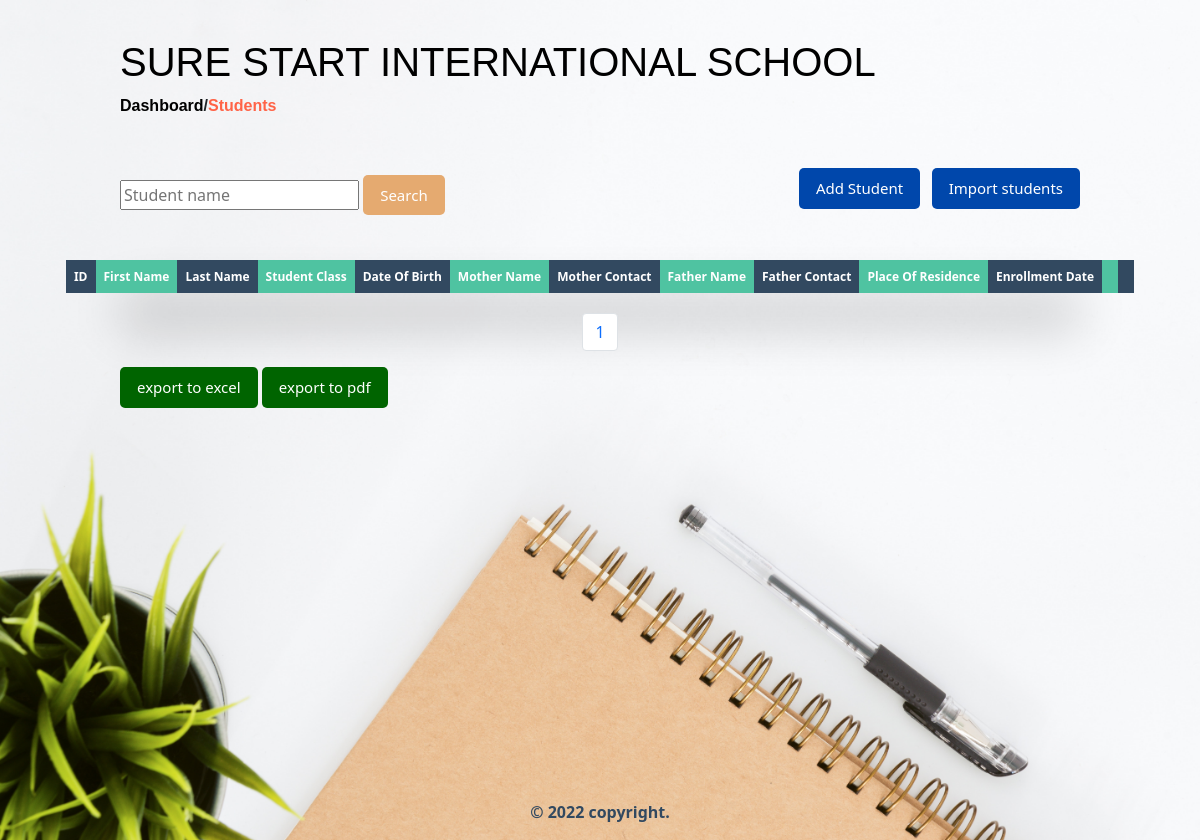
The app's page /dashboard/students, older data.
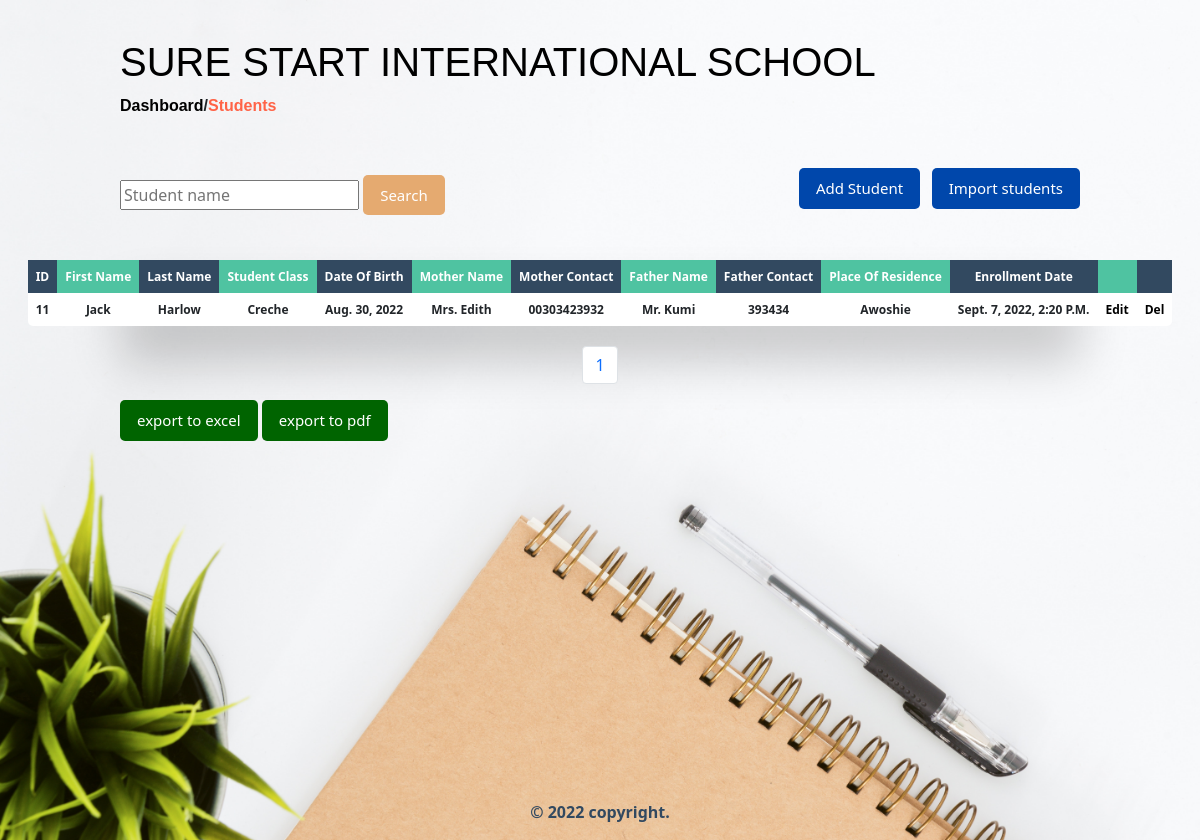
The same page, newer data.
### students/models.py (models this page shows, shortened)
class Student(models.Model):
    student_id = models.AutoField(primary_key=True)
    first_name = models.CharField(max_length=255, blank=True)
    last_name = models.CharField(max_length=255, blank=True)
    student_class = models.CharField(max_length=50, blank=True)
    date_of_birth = models.DateField()
    mother_name = models.CharField(max_length=255, blank=True)
    mother_contact = models.CharField(max_length=255, blank=True)
    father_name = models.CharField(max_length=255, blank=True)
    father_contact = models.CharField(max_length=255, blank=True)
    place_of_residence = models.CharField(max_length=255, blank=True)
    date_enrolled = models.DateTimeField(auto_now_add=True, blank=True, null=True)
    class Meta:
        ordering = ['-date_enrolled']

### students/views.py (the view)
# urls.py: path('dashboard/students',list_and_create,name='students'),
def list_and_create(request):
    form = StudentCreationForm(request.POST or None)
    if request.method == 'POST' and form.is_valid():
        form.save()
    search_form = SearchForm(request.POST or None)
    if request.method == 'POST' and search_form.is_valid():
        instance = search_form.save(commit=False)
        searched_students = Student.objects.filter(first_name__contains=instance.first_name)
        instance.save()
        return render(request, 'student_list_search.html', {'searched_students': searched_students})
    objects = Student.objects.all()
    p = Paginator(Student.objects.all(),10)
    page = request.GET.get('page')
    student_list = p.get_page(page)
    nums = "a" * student_list.paginator.num_pages
    return render(request, 'student_list.html', {'objects': objects,
    'student_list':student_list,
    'nums':nums,
    'form': form,
    'search_form':search_form
    })

### students/forms.py
class StudentCreationForm(forms.ModelForm):
    first_name = forms.CharField(max_length=255)
    last_name = forms.CharField(max_length=255,)
    student_class = forms.CharField(max_length=50)
    date_of_birth = forms.DateField(widget=DateInput)
    mother_name = forms.CharField(max_length=255)
    mother_contact = forms.CharField(max_length=255)
    father_name = forms.CharField(max_length=255)
    father_contact = forms.CharField(max_length=255)
    place_of_residence = forms.CharField(max_length=255)
    class Meta:
        model = Student
        fields = ('first_name','last_name','student_class','date_of_birth','mother_name',
        'mother_contact','father_name','father_contact','place_of_residence')

class SearchForm(forms.Form):
    student_name = forms.CharField(max_length=255)

### templates/student_list.html (shortened to what this page needs)
{% extends 'base.html' %}
{% block content %}
<div class="dashboard-container">
    <div class="top-nav">
        <h1><a href="{% url 'dashboard' %}">SURE START INTERNATIONAL SCHOOL</a></h1>
        <p><a href="{% url 'dashboard' %}">Dashboard</a>/<a href="{% url 'students' %}" class="active-link">Students</a></p>
    </div>
    <div class="top-buttons-div">
     <div>
            <form action="" method="post">
                {% for field in search_form %}
                    <input
                    id="{{ field.id_for_label }}" maxlength="255"
                    name="{{ field.html_name }}" value="{{ field.intial }}"
                    type="{{ field.field.widget.input_type }}"
                    placeholder="{{ field.label }}">
                {% endfor %}
                <button type="submit" class="btn-primary primary-1" value="save" name="search">Search</button>
            </form>
        </div>
        <div class="add-div">
            <a href="#" id="modal-btn"><button class="btn-primary btn-primary-wd">Add Student</button></a>
            <a href="{% url 'upload_csv' %}"><button class="btn-primary btn-primary-wd">Import students</button></a>
        </div>
    </div>
    <div class="table-wrapper" id="student_table_div">
        <table class="fl-table" id="table2excel">
            <thead>
                <tr>
                    <th>ID</th>
                    <th>First Name</th>
                    <th>Last Name</th>
                    <th>Student class</th>
                    <th>Date of Birth</th>
                    <th>Mother Name</th>
                    <th>Mother Contact</th>
                    <th>Father Name</th>
                    <th>Father Contact</th>
                    <th>Place of residence</th>
                    <th>Enrollment Date</th>
                    <th class="excludeThisClass"></th>
                    <th class="excludeThisClass"></th>
                </tr>
            </thead>
            <tbody>
                {% for student in student_list %}
                    <tr>
                        <th>{{ student.student_id }}</th>
                        <th>{{ student.first_name }}</th>
                        <th>{{ student.last_name }}</th>
                        <th>{{ student.student_class }}</th>
                        <th>{{ student.date_of_birth }}</th>
                        <th>{{ student.mother_name }}</th>
                        <th>{{ student.mother_contact }}</th>
                        <th>{{ student.father_name }}</th>
                        <th>{{ student.father_contact }}</th>
                        <th>{{ student.place_of_residence }}</th>
                        <th>{{ student.date_enrolled }}</th>
                        <th class="excludeThisClass"><a href="{% url 'student_edit' student.pk %}">edit</a></th>
                        <th class="excludeThisClass"><a href="{% url 'student_delete' student.pk %}">del</a></th>
                    </tr>
                {% endfor %}
            </tbody>
        </table>
    </div>
    <nav aria-label="Page navigation example">
        <ul class="pagination justify-content-center">
            {% for i in nums %}
	            <li class="page-item"><a class="page-link" href="?page={{ forloop.counter }}">{{ forloop.counter }}</a></li>
            {% endfor %}
        </ul>
    </nav>
    <button id="btnExport_excel" class="btn-primary btn-primary-wd info-btn-1">export to excel</button>
    <button id="btnExport_pdf"  class="btn-primary btn-primary-wd info-btn-1">export to pdf</button>
</div>
{% endblock content %}

Row changes from the older to the newer data that the page shows:
added Student: student_id "11", first_name "Jack", last_name "Harlow", student_class "Creche", date_of_birth "Aug. 30, 2022", mother_name "Mrs. Edith", mother_contact "00303423932", father_name "Mr. Kumi", father_contact "393434", place_of_residence "Awoshie", date_enrolled "Sept. 7, 2022, 2:20 P.m."
